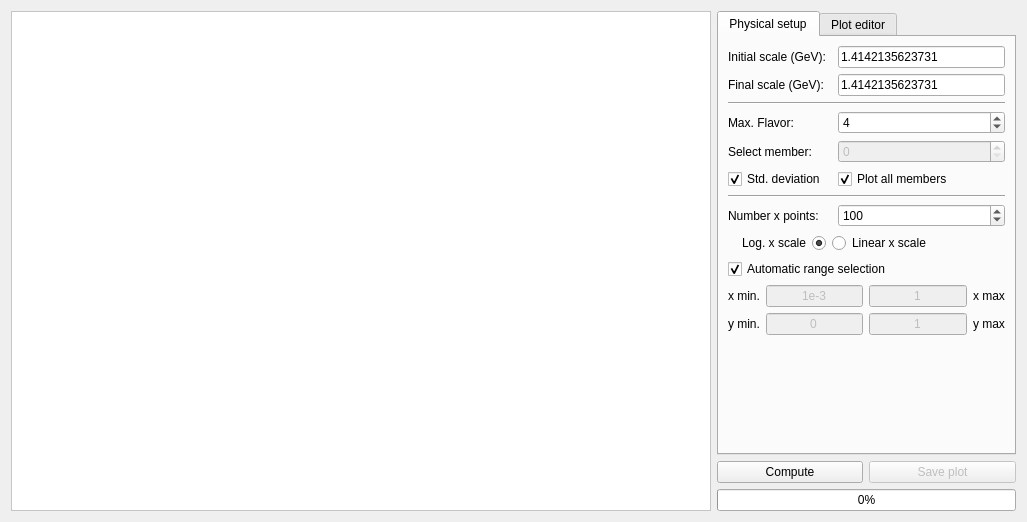
<?xml version="1.0" encoding="UTF-8"?>
<ui version="4.0">
 <class>PlotAll</class>
 <widget class="QWidget" name="PlotAll">
  <property name="geometry">
   <rect>
    <x>0</x>
    <y>0</y>
    <width>1027</width>
    <height>518</height>
   </rect>
  </property>
  <property name="windowTitle">
   <string>All PDF set</string>
  </property>
  <property name="windowIcon">
   <iconset resource="../resources/resource.qrc">
    <normaloff>:/icons/logo.png</normaloff>:/icons/logo.png</iconset>
  </property>
  <layout class="QGridLayout" name="gridLayout">
   <item row="0" column="0" rowspan="3">
    <widget class="QGraphicsView" name="graphicsView">
     <property name="minimumSize">
      <size>
       <width>700</width>
       <height>500</height>
      </size>
     </property>
     <property name="styleSheet">
      <string notr="true">background-image: url(:/images/splash.png);
background-repeat: no;
background-position: center;
background-color: rgb(255, 255, 255);</string>
     </property>
    </widget>
   </item>
   <item row="0" column="1" colspan="2">
    <widget class="QTabWidget" name="tabWidget">
     <property name="currentIndex">
      <number>0</number>
     </property>
     <widget class="QWidget" name="tab">
      <attribute name="title">
       <string>Physical setup</string>
      </attribute>
      <layout class="QGridLayout" name="gridLayout_3">
       <item row="3" column="0">
        <widget class="QLabel" name="label_3">
         <property name="text">
          <string>Max. Flavor:</string>
         </property>
        </widget>
       </item>
       <item row="0" column="0" colspan="2">
        <widget class="QLabel" name="label">
         <property name="text">
          <string>Initial scale (GeV):</string>
         </property>
        </widget>
       </item>
       <item row="0" column="2">
        <widget class="QLineEdit" name="Qi">
         <property name="text">
          <string>1.4142135623731</string>
         </property>
        </widget>
       </item>
       <item row="1" column="0">
        <widget class="QLabel" name="label_2">
         <property name="text">
          <string>Final scale (GeV):</string>
         </property>
        </widget>
       </item>
       <item row="1" column="2">
        <widget class="QLineEdit" name="Qf">
         <property name="text">
          <string>1.4142135623731</string>
         </property>
        </widget>
       </item>
       <item row="2" column="0" colspan="3">
        <widget class="Line" name="line">
         <property name="orientation">
          <enum>Qt::Horizontal</enum>
         </property>
        </widget>
       </item>
       <item row="4" column="2">
        <widget class="QSpinBox" name="setmember">
         <property name="enabled">
          <bool>false</bool>
         </property>
         <property name="maximum">
          <number>1000</number>
         </property>
        </widget>
       </item>
       <item row="5" column="2">
        <widget class="QCheckBox" name="checkBox">
         <property name="text">
          <string>Plot all members</string>
         </property>
         <property name="checked">
          <bool>true</bool>
         </property>
        </widget>
       </item>
       <item row="4" column="0">
        <widget class="QLabel" name="label_4">
         <property name="text">
          <string>Select member:</string>
         </property>
        </widget>
       </item>
       <item row="7" column="0" colspan="3">
        <widget class="Line" name="line_2">
         <property name="orientation">
          <enum>Qt::Horizontal</enum>
         </property>
        </widget>
       </item>
       <item row="8" column="0" colspan="2">
        <widget class="QLabel" name="label_9">
         <property name="text">
          <string>Number x points:</string>
         </property>
        </widget>
       </item>
       <item row="9" column="0">
        <widget class="QRadioButton" name="log">
         <property name="layoutDirection">
          <enum>Qt::RightToLeft</enum>
         </property>
         <property name="text">
          <string>Log. x scale</string>
         </property>
         <property name="checked">
          <bool>true</bool>
         </property>
        </widget>
       </item>
       <item row="8" column="2">
        <widget class="QSpinBox" name="xpoints">
         <property name="minimum">
          <number>10</number>
         </property>
         <property name="maximum">
          <number>1000000000</number>
         </property>
         <property name="value">
          <number>100</number>
         </property>
        </widget>
       </item>
       <item row="9" column="1" colspan="2">
        <widget class="QRadioButton" name="lin">
         <property name="layoutDirection">
          <enum>Qt::LeftToRight</enum>
         </property>
         <property name="text">
          <string>Linear x scale</string>
         </property>
        </widget>
       </item>
       <item row="11" column="0" colspan="3">
        <layout class="QGridLayout" name="gridLayout_2">
         <item row="0" column="0">
          <widget class="QLabel" name="label_5">
           <property name="text">
            <string>x min.</string>
           </property>
          </widget>
         </item>
         <item row="0" column="1">
          <widget class="QLineEdit" name="xmin">
           <property name="enabled">
            <bool>false</bool>
           </property>
           <property name="text">
            <string>1e-3</string>
           </property>
           <property name="alignment">
            <set>Qt::AlignCenter</set>
           </property>
          </widget>
         </item>
         <item row="0" column="2">
          <widget class="QLineEdit" name="xmax">
           <property name="enabled">
            <bool>false</bool>
           </property>
           <property name="text">
            <string>1</string>
           </property>
           <property name="alignment">
            <set>Qt::AlignCenter</set>
           </property>
          </widget>
         </item>
         <item row="0" column="3">
          <widget class="QLabel" name="label_6">
           <property name="text">
            <string>x max</string>
           </property>
          </widget>
         </item>
         <item row="1" column="0">
          <widget class="QLabel" name="label_8">
           <property name="text">
            <string>y min.</string>
           </property>
          </widget>
         </item>
         <item row="1" column="1">
          <widget class="QLineEdit" name="ymin">
           <property name="enabled">
            <bool>false</bool>
           </property>
           <property name="text">
            <string>0</string>
           </property>
           <property name="alignment">
            <set>Qt::AlignCenter</set>
           </property>
          </widget>
         </item>
         <item row="1" column="2">
          <widget class="QLineEdit" name="ymax">
           <property name="enabled">
            <bool>false</bool>
           </property>
           <property name="text">
            <string>1</string>
           </property>
           <property name="alignment">
            <set>Qt::AlignCenter</set>
           </property>
          </widget>
         </item>
         <item row="1" column="3">
          <widget class="QLabel" name="label_7">
           <property name="text">
            <string>y max</string>
           </property>
          </widget>
         </item>
        </layout>
       </item>
       <item row="5" column="0">
        <widget class="QCheckBox" name="stddev">
         <property name="text">
          <string>Std. deviation</string>
         </property>
         <property name="checked">
          <bool>true</bool>
         </property>
        </widget>
       </item>
       <item row="12" column="0">
        <spacer name="verticalSpacer_2">
         <property name="orientation">
          <enum>Qt::Vertical</enum>
         </property>
         <property name="sizeHint" stdset="0">
          <size>
           <width>20</width>
           <height>40</height>
          </size>
         </property>
        </spacer>
       </item>
       <item row="3" column="2">
        <widget class="QSpinBox" name="maxFlavors">
         <property name="minimum">
          <number>1</number>
         </property>
         <property name="maximum">
          <number>6</number>
         </property>
         <property name="value">
          <number>4</number>
         </property>
        </widget>
       </item>
       <item row="10" column="0" colspan="3">
        <widget class="QCheckBox" name="automaticrange">
         <property name="layoutDirection">
          <enum>Qt::LeftToRight</enum>
         </property>
         <property name="text">
          <string>Automatic range selection</string>
         </property>
         <property name="checked">
          <bool>true</bool>
         </property>
        </widget>
       </item>
      </layout>
     </widget>
     <widget class="QWidget" name="tab_2">
      <attribute name="title">
       <string>Plot editor</string>
      </attribute>
      <layout class="QGridLayout" name="gridLayout_4">
       <item row="0" column="0">
        <widget class="QLabel" name="label_10">
         <property name="text">
          <string>Plot Title:</string>
         </property>
        </widget>
       </item>
       <item row="2" column="0">
        <widget class="QLabel" name="label_11">
         <property name="text">
          <string>X axis label:</string>
         </property>
        </widget>
       </item>
       <item row="4" column="0">
        <widget class="QLabel" name="label_12">
         <property name="text">
          <string>Y axis label:</string>
         </property>
        </widget>
       </item>
       <item row="6" column="0" colspan="2">
        <widget class="Line" name="line_3">
         <property name="orientation">
          <enum>Qt::Horizontal</enum>
         </property>
        </widget>
       </item>
       <item row="1" column="0" colspan="2">
        <widget class="QLineEdit" name="title"/>
       </item>
       <item row="7" column="1">
        <spacer name="verticalSpacer">
         <property name="orientation">
          <enum>Qt::Vertical</enum>
         </property>
         <property name="sizeHint" stdset="0">
          <size>
           <width>20</width>
           <height>59</height>
          </size>
         </property>
        </spacer>
       </item>
       <item row="3" column="0" colspan="2">
        <widget class="QLineEdit" name="xtitle"/>
       </item>
       <item row="5" column="0" colspan="2">
        <widget class="QLineEdit" name="ytitle"/>
       </item>
      </layout>
     </widget>
    </widget>
   </item>
   <item row="1" column="1">
    <widget class="QPushButton" name="playButton">
     <property name="styleSheet">
      <string notr="true"/>
     </property>
     <property name="text">
      <string>Compute</string>
     </property>
     <property name="icon">
      <iconset resource="../resources/resource.qrc">
       <normaloff>:/images/StepForwardNormalBlue.png</normaloff>:/images/StepForwardNormalBlue.png</iconset>
     </property>
     <property name="iconSize">
      <size>
       <width>32</width>
       <height>32</height>
      </size>
     </property>
    </widget>
   </item>
   <item row="1" column="2">
    <widget class="QPushButton" name="saveButton">
     <property name="enabled">
      <bool>false</bool>
     </property>
     <property name="styleSheet">
      <string notr="true"/>
     </property>
     <property name="text">
      <string>Save plot</string>
     </property>
     <property name="icon">
      <iconset resource="../resources/resource.qrc">
       <normaloff>:/images/save-32x32.png</normaloff>:/images/save-32x32.png</iconset>
     </property>
     <property name="iconSize">
      <size>
       <width>32</width>
       <height>32</height>
      </size>
     </property>
    </widget>
   </item>
   <item row="2" column="1" colspan="2">
    <widget class="QProgressBar" name="progressBar">
     <property name="value">
      <number>0</number>
     </property>
     <property name="textVisible">
      <bool>true</bool>
     </property>
     <property name="orientation">
      <enum>Qt::Horizontal</enum>
     </property>
     <property name="invertedAppearance">
      <bool>false</bool>
     </property>
    </widget>
   </item>
  </layout>
 </widget>
 <tabstops>
  <tabstop>graphicsView</tabstop>
  <tabstop>saveButton</tabstop>
  <tabstop>tabWidget</tabstop>
  <tabstop>Qi</tabstop>
  <tabstop>Qf</tabstop>
  <tabstop>setmember</tabstop>
  <tabstop>checkBox</tabstop>
  <tabstop>stddev</tabstop>
  <tabstop>xpoints</tabstop>
  <tabstop>log</tabstop>
  <tabstop>lin</tabstop>
  <tabstop>automaticrange</tabstop>
  <tabstop>xmin</tabstop>
  <tabstop>xmax</tabstop>
  <tabstop>ymin</tabstop>
  <tabstop>ymax</tabstop>
  <tabstop>title</tabstop>
  <tabstop>xtitle</tabstop>
  <tabstop>ytitle</tabstop>
  <tabstop>playButton</tabstop>
 </tabstops>
 <resources>
  <include location="../resources/resource.qrc"/>
 </resources>
 <connections/>
</ui>
